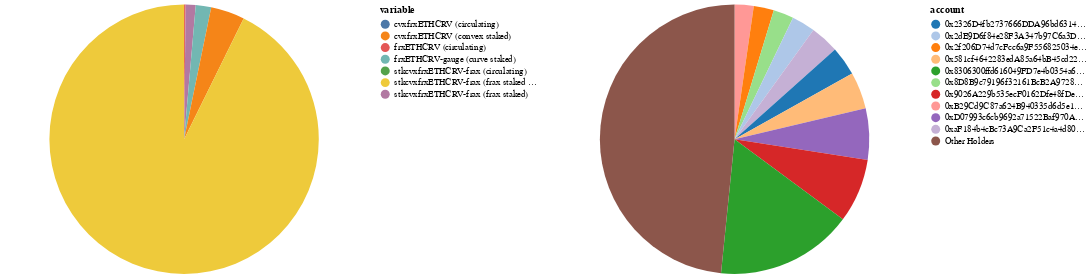

The notebook cell saved with this chart:
### Code cell
d = df.reset_index()[['index', 'account', 'total_frxETHCRV']].reset_index()
top_n_holders = 10
d_top_n = (
    pd.concat([
        d.loc[d.index < top_n_holders][['account', 'total_frxETHCRV']].rename(columns={'total_frxETHCRV': 'frxETHCRV'}), 
        pd.DataFrame([{
            "account": "Other Holders", 
            "frxETHCRV": d.loc[d.index >= top_n_holders].total_frxETHCRV.sum()}
        ])
    ])
    .sort_values('frxETHCRV').reset_index(drop=True).reset_index()
)

(
    alt.hconcat(
        alt.Chart(
            pd.melt(df, id_vars='account', value_vars=value_cols).reset_index()
            .groupby('variable')['value'].sum().reset_index()
            .sort_values('value').reset_index(drop=True).reset_index()
        )
        .transform_joinaggregate(amount_total="sum(value)")
        .transform_calculate(fraction="datum.value / datum.amount_total")
        .mark_arc()
        .encode(
            theta="value:Q", 
            color="variable:N", 
            order="index:O", 
            tooltip=[
                alt.Tooltip("variable:N"), 
                alt.Tooltip("value:Q", format=",d", title="frxETHCRV"),
                alt.Tooltip("fraction:Q", format=".1%", title="Share"),
            ]
        ),
        alt.Chart(d_top_n)
        .transform_joinaggregate(total="sum(frxETHCRV)")
        .transform_calculate(fraction="datum.frxETHCRV / datum.total")
        .mark_arc()
        .encode(
            theta=alt.Theta("frxETHCRV:Q"), 
            color=alt.Color("account:N", scale=alt.Scale(range=colors_28)), 
            order="index:O", 
            tooltip=[
                alt.Tooltip("account:N"), 
                alt.Tooltip("frxETHCRV:Q", format=",d", title="frxETHCRV"),
                alt.Tooltip("fraction:Q", format=".1%", title="Share"),
            ]
        ) 
    )
    .resolve_scale(color="independent")
    .resolve_legend(color="independent")
)

### Figure 1 — Vega-Lite specification as saved in the notebook (floating-point values rounded to 4 significant figures)
{"$schema": "https://vega.github.io/schema/vega-lite/v4.17.0.json", "config": {"view": {"continuousHeight": 300, "continuousWidth": 400}}, "datasets": {"data-aa9f2ffbc52262a569711955814016f5": [{"index": 0, "value": 0, "variable": "cvxfrxETHCRV (circulating)"}, {"index": 1, "value": 0.05276, "variable": "stkcvxfrxETHCRV-frax (circulating)"}, {"index": 2, "value": 94.93, "variable": "frxETHCRV (circulating)"}, {"index": 3, "value": 618.4, "variable": "stkcvxfrxETHCRV-frax (frax staked)"}, {"index": 4, "value": 956.0, "variable": "frxETHCRV-gauge (curve staked)"}, {"index": 5, "value": 2095.0, "variable": "cvxfrxETHCRV (convex staked)"}, {"index": 6, "value": 47860.0, "variable": "stkcvxfrxETHCRV-frax (frax staked via convex)"}], "data-aeebf1f08121542365382b4465fb1247": [{"account": "0xB29Cd9C87a624B940335d6d5e1D4aADf7D95bEeC", "frxETHCRV": 1179.0, "index": 0}, {"account": "0x2f206D74d7cFcc6a9F556825034eB110a572AD62", "frxETHCRV": 1249.0, "index": 1}, {"account": "0x8D8B9c79196f32161BcB2A9728D274B3b45eB9AF", "frxETHCRV": 1259.0, "index": 2}, {"account": "0x2dE9D6f84e28F3A347b97C6a3Db51D366E65bA4C", "frxETHCRV": 1453.0, "index": 3}, {"account": "0xaF184b4cBc73A9Ca2F51c4a4d80eD67a2578E9F4", "frxETHCRV": 1772.0, "index": 4}, {"account": "0x2326D4fb2737666DDA96bd6314e3D4418246cFE8", "frxETHCRV": 1801.0, "index": 5}, {"account": "0x581cf4642283edA85a64bB45cd226854415AB830", "frxETHCRV": 2286.0, "index": 6}, {"account": "0xD07993c6cb9692a71522Baf970A31069034dF2B0", "frxETHCRV": 3171.0, "index": 7}, {"account": "0x9026A229b535ecF0162Dfe48fDeb3c75f7b2A7AE", "frxETHCRV": 3965.0, "index": 8}, {"account": "0x8306300ffd616049FD7e4b0354a64Da835c1A81C", "frxETHCRV": 8501.0, "index": 9}, {"account": "Other Holders", "frxETHCRV": 24980.0, "index": 10}]}, "hconcat": [{"data": {"name": "data-aa9f2ffbc52262a569711955814016f5"}, "encoding": {"color": {"field": "variable", "type": "nominal"}, "order": {"field": "index", "type": "ordinal"}, "theta": {"field": "value", "type": "quantitative"}, "tooltip": [{"field": "variable", "type": "nominal"}, {"field": "value", "format": ",d", "title": "frxETHCRV", "type": "quantitative"}, {"field": "fraction", "format": ".1%", "title": "Share", "type": "quantitative"}]}, "mark": "arc", "transform": [{"joinaggregate": [{"as": "amount_total", "field": "value", "op": "sum"}]}, {"as": "fraction", "calculate": "datum.value / datum.amount_total"}]}, {"data": {"name": "data-aeebf1f08121542365382b4465fb1247"}, "encoding": {"color": {"field": "account", "scale": {"range": ["#1F77B4", "#AEC7E8", "#FF7F0E", "#FFBB78", "#2CA02C", "#98DF8A", "#D62728", "#FF9896", "#9467BD", "#C5B0D5", "#8C564B", "#C49C94", "#E377C2", "#F7B6D2", "#7F7F7F", "#C7C7C7", "#BCBD22", "#DBDB8D", "#17BECF", "#9EDAE5", "#780085", "#7D45E4", "#598CEC", "#3BBEA9", "#56DE52", "#A2EC55", "#DCDD5C", "#F9965B"]}, "type": "nominal"}, "order": {"field": "index", "type": "ordinal"}, "theta": {"field": "frxETHCRV", "type": "quantitative"}, "tooltip": [{"field": "account", "type": "nominal"}, {"field": "frxETHCRV", "format": ",d", "title": "frxETHCRV", "type": "quantitative"}, {"field": "fraction", "format": ".1%", "title": "Share", "type": "quantitative"}]}, "mark": "arc", "transform": [{"joinaggregate": [{"as": "total", "field": "frxETHCRV", "op": "sum"}]}, {"as": "fraction", "calculate": "datum.frxETHCRV / datum.total"}]}], "resolve": {"legend": {"color": "independent"}, "scale": {"color": "independent"}}}
